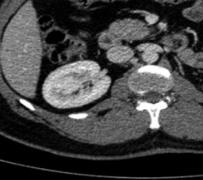
#> input picture Processing Image/src/img/reference.jpg, 203 x 180 px
$ jupyter execute --allow-errors cv-image.ipynb
#> lines starting #> are read from the running program, lines starting #| are printed output that depends on the picture; after the words box and inside, x2 and y2 are one past the last pixel; in counts of white or black regions, pixels touching at a corner belong together; long printed decimals are rounded
[cell 1]
import cv2 as cv
import numpy as np
import matplotlib.pyplot as plt

#### Read Image GRAY_SCALE

[cell 2]
img=cv.imread('src/img/reference.jpg',0)
#> img is the input picture: shape (180, 203); min 0, max 255, mean 66
cv.imshow('Image',img)
cv.waitKey(0)
cv.destroyAllWindows()

#### Read Image COLOR

[cell 3]
img=cv.imread('src/img/reference.jpg',1)
plt.imshow(img)
plt.show()

#### SAVE Image

[cell 4]
cv.imwrite('src/img/reference_write.jpg',img)
#> Out = True

#### CROP Image

[cell 5]
img_crop=img[100:200,100:200]
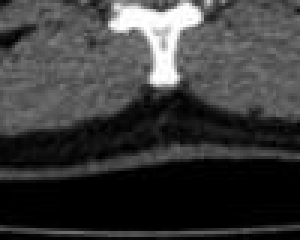
#> img_crop: shape (80, 100, 3) (shown 3 times larger); min 0, max 255, mean 58.2
plt.imshow(img_crop)
plt.show()

#### RESIZING Image

[cell 6]
img_resize=cv.resize(img,(300,100))#(width, height)
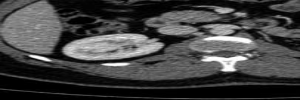
#> img_resize: shape (100, 300, 3); min 0, max 255, mean 65.9
plt.imshow(img_resize)
plt.show()

#### ROTATING Image

[cell 7]
(w,h)=img.shape[:2]
#> w = 180; h = 203
center=(w//2,h//2)
#> center = (90, 101)

[cell 8]
M=cv.getRotationMatrix2D(center,-45,1.0)
rotated=cv.warpAffine(img, M,(w,h))
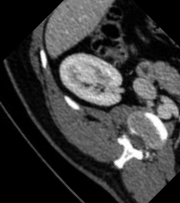
#> rotated: shape (203, 180, 3); min 0, max 255, mean 57.3
cv.imshow('OpenCV Rotation',rotated)
cv.waitKey(0)
cv.destroyAllWindows()
print(M)
#| [[  0.7071  -0.7071  97.778]
#|  [  0.7071   0.7071 -34.057]]

#### Filtrage Image

[cell 9]
out_img=img.copy()
img_blured=cv.GaussianBlur(img,(11,11),0)
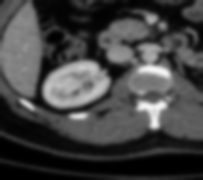
#> img_blured: shape (180, 203, 3); min 0, max 245, mean 66.1
cv.imshow('Blurred',img_blured)
cv.waitKey(0)
cv.destroyAllWindows()

#### Rectangle Image

[cell 10]
output=img.copy()
cv.rectangle(output,(20,20),(50,50),(0,255,255),1)
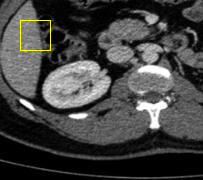
#> output: shape (180, 203, 3); 0.33% of pixels changed, all inside (x1, y1, x2, y2) = (20, 20, 51, 51)
plt.imshow(output)

$ run again, with Processing Image/src/img/source.jpg copied over Processing Image/src/img/reference.jpg
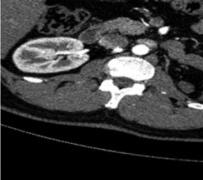
#> input picture Processing Image/src/img/source.jpg, 203 x 180 px
#> img is the input picture: shape (180, 203); min 0, max 255, mean 55.6
#> Out = True
#> `rotated=cv.warpAffine(img, M,(w,h))`:
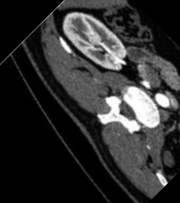
#> rotated: shape (203, 180, 3); min 0, max 255, mean 48.2
#| [[  0.7071  -0.7071  97.778]
#|  [  0.7071   0.7071 -34.057]]
#> `cv.rectangle(output,(20,20),(50,50),(0,255,255),1)`:
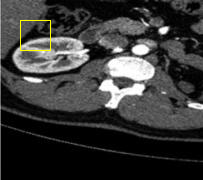
#> output: shape (180, 203, 3); 0.33% of pixels changed, all inside (x1, y1, x2, y2) = (20, 20, 51, 51)

$ run again, with Processing Image/src/img/chat.jpeg copied over Processing Image/src/img/reference.jpg
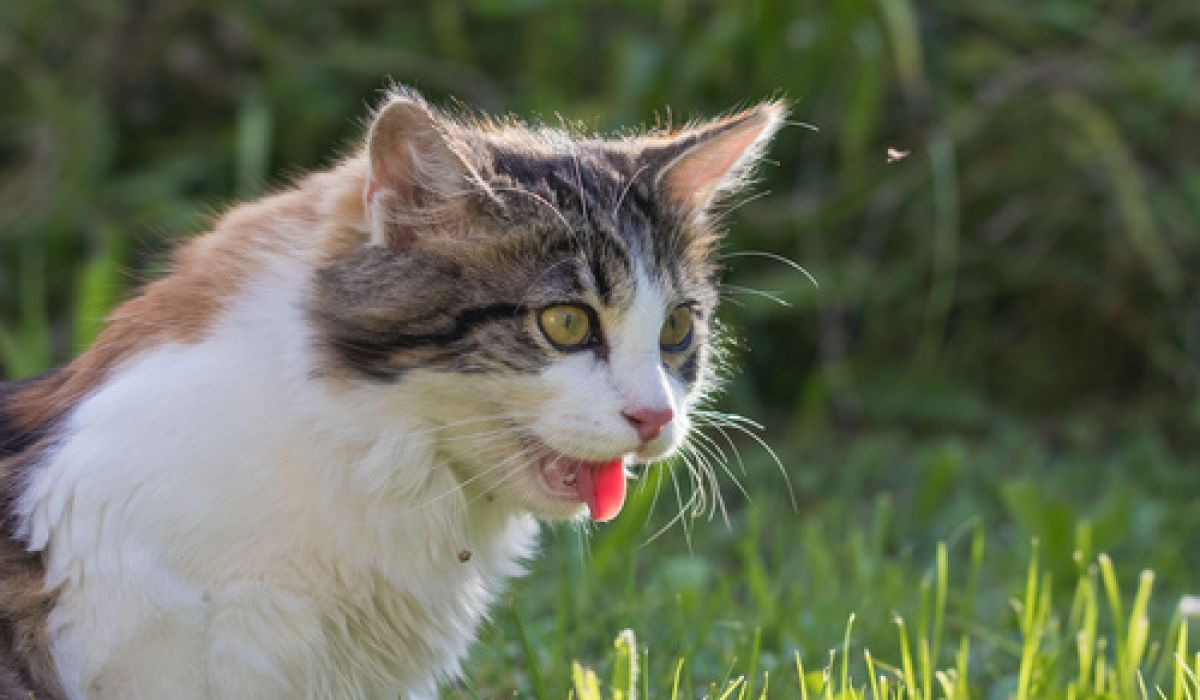
#> input picture Processing Image/src/img/chat.jpeg, 1200 x 700 px
#> `img=cv.imread('src/img/reference.jpg',0)`:
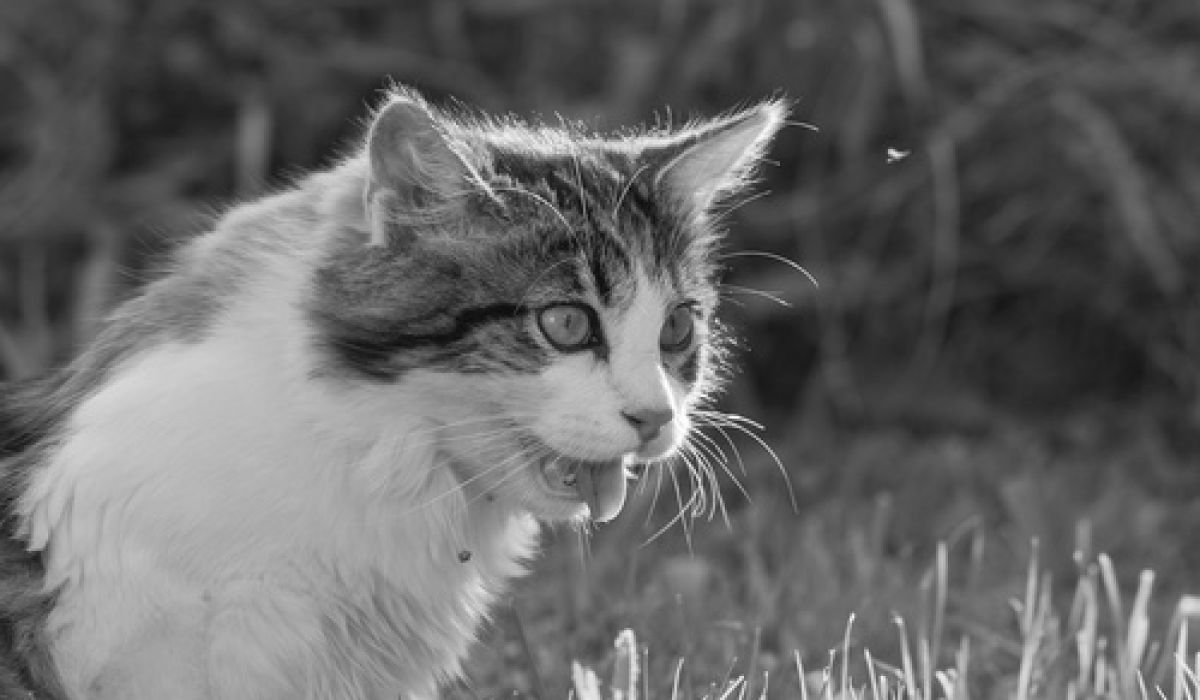
#> img: shape (700, 1200); min 2, max 255, mean 102.5
#> img is the input picture: shape (700, 1200, 3); mean B, G, R 85.2, 106.9, 100.6
#> Out = True
#> `rotated=cv.warpAffine(img, M,(w,h))`:
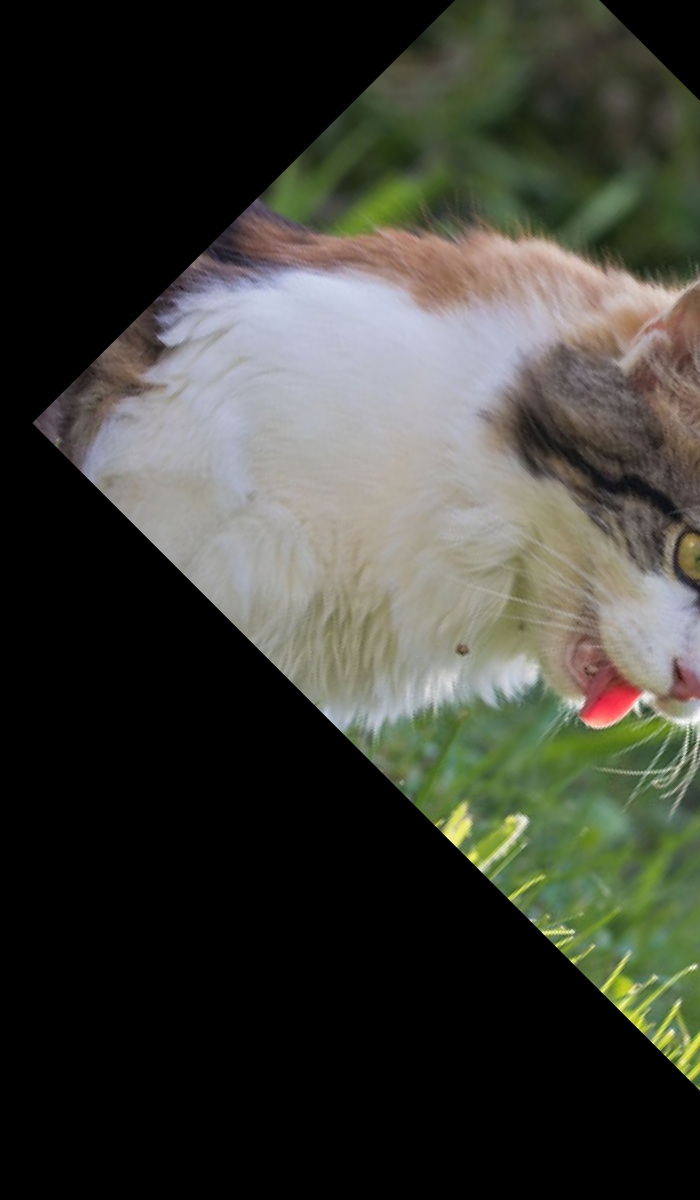
#> rotated: shape (1200, 700, 3); mean B, G, R 54.4, 62.2, 61.3
#| [[  0.7071  -0.7071 526.777 ]
#|  [  0.7071   0.7071 -71.751]]
#> output: shape (700, 1200, 3); 0.01% of pixels changed, all inside (x1, y1, x2, y2) = (20, 20, 51, 51)
